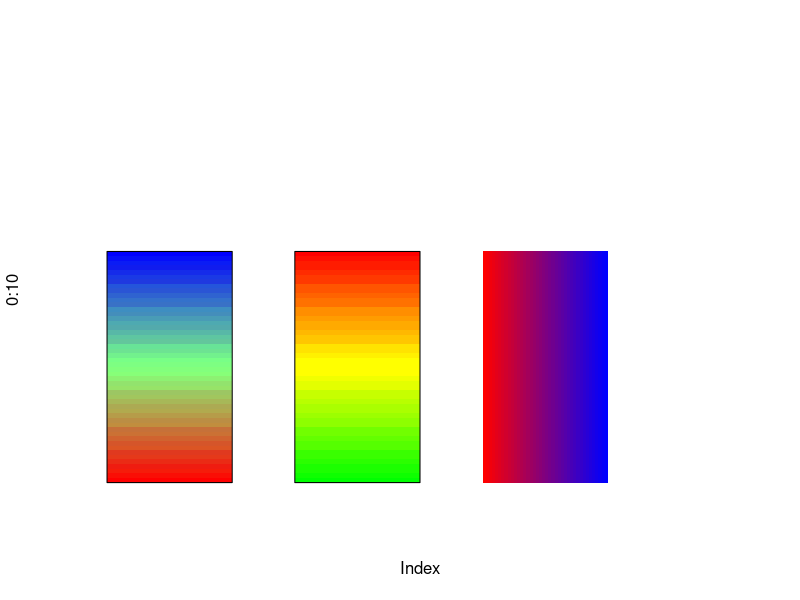

Here is the R script that generated this plot:
library(plotrix)


### Name: gradient.rect
### Title: Display a rectangle filled with an arbitrary color gradient
### Aliases: gradient.rect
### Keywords: misc

### ** Examples

 # get an empty box
 plot(0:10,type="n",axes=FALSE)
 # run across the three primaries
 gradient.rect(1,0,3,6,reds=c(1,0),
  greens=c(seq(0,1,length=10),seq(1,0,length=10)),
  blues=c(0,1),gradient="y")
 # now a "danger gradient"
 gradient.rect(4,0,6,6,c(seq(0,1,length=10),rep(1,10)),
  c(rep(1,10),seq(1,0,length=10)),c(0,0),gradient="y")
 # now just a smooth gradient across the bar
 gradient.rect(7,0,9,6,col=smoothColors("red",38,"blue"),border=NA)
